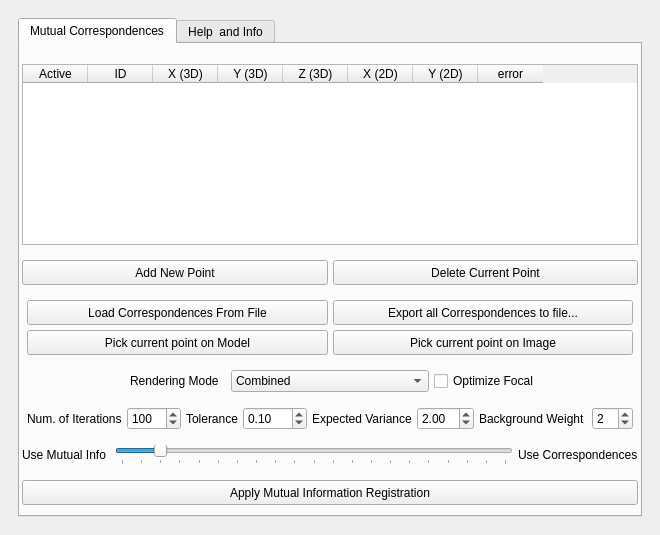
<?xml version="1.0" encoding="UTF-8"?>
<ui version="4.0">
 <class>edit_mutualcorrsDialog</class>
 <widget class="QWidget" name="edit_mutualcorrsDialog">
  <property name="geometry">
   <rect>
    <x>0</x>
    <y>0</y>
    <width>614</width>
    <height>535</height>
   </rect>
  </property>
  <property name="windowTitle">
   <string>Raster registration using mutual correspondences</string>
  </property>
  <layout class="QHBoxLayout" name="horizontalLayout_2">
   <property name="spacing">
    <number>6</number>
   </property>
   <property name="leftMargin">
    <number>9</number>
   </property>
   <property name="topMargin">
    <number>9</number>
   </property>
   <property name="rightMargin">
    <number>9</number>
   </property>
   <property name="bottomMargin">
    <number>9</number>
   </property>
   <item>
    <widget class="QFrame" name="frame">
     <layout class="QVBoxLayout" name="verticalLayout_2">
      <item>
       <widget class="QTabWidget" name="tabWidget">
        <property name="minimumSize">
         <size>
          <width>0</width>
          <height>0</height>
         </size>
        </property>
        <property name="currentIndex">
         <number>0</number>
        </property>
        <widget class="QWidget" name="mutCorr">
         <attribute name="title">
          <string>Mutual Correspondences</string>
         </attribute>
         <layout class="QVBoxLayout" name="verticalLayout">
          <property name="spacing">
           <number>5</number>
          </property>
          <property name="leftMargin">
           <number>2</number>
          </property>
          <property name="topMargin">
           <number>5</number>
          </property>
          <property name="rightMargin">
           <number>2</number>
          </property>
          <property name="bottomMargin">
           <number>5</number>
          </property>
          <item>
           <layout class="QHBoxLayout" name="horizontalLayout_3">
            <property name="topMargin">
             <number>5</number>
            </property>
            <property name="bottomMargin">
             <number>5</number>
            </property>
           </layout>
          </item>
          <item>
           <layout class="QHBoxLayout" name="horizontalLayout_4">
            <property name="topMargin">
             <number>5</number>
            </property>
            <property name="bottomMargin">
             <number>5</number>
            </property>
            <item>
             <widget class="QTableWidget" name="tableWidget">
              <property name="selectionMode">
               <enum>QAbstractItemView::SingleSelection</enum>
              </property>
              <property name="selectionBehavior">
               <enum>QAbstractItemView::SelectRows</enum>
              </property>
              <attribute name="horizontalHeaderDefaultSectionSize">
               <number>65</number>
              </attribute>
              <column>
               <property name="text">
                <string>Active</string>
               </property>
              </column>
              <column>
               <property name="text">
                <string>ID</string>
               </property>
              </column>
              <column>
               <property name="text">
                <string>X (3D)</string>
               </property>
              </column>
              <column>
               <property name="text">
                <string>Y (3D)</string>
               </property>
              </column>
              <column>
               <property name="text">
                <string>Z (3D)</string>
               </property>
              </column>
              <column>
               <property name="text">
                <string>X (2D)</string>
               </property>
              </column>
              <column>
               <property name="text">
                <string>Y (2D)</string>
               </property>
              </column>
              <column>
               <property name="text">
                <string>error</string>
               </property>
              </column>
             </widget>
            </item>
           </layout>
          </item>
          <item>
           <layout class="QHBoxLayout" name="horizontalLayout">
            <property name="topMargin">
             <number>5</number>
            </property>
            <property name="rightMargin">
             <number>0</number>
            </property>
            <property name="bottomMargin">
             <number>5</number>
            </property>
            <item>
             <widget class="QPushButton" name="addLine">
              <property name="minimumSize">
               <size>
                <width>100</width>
                <height>25</height>
               </size>
              </property>
              <property name="text">
               <string>Add New Point</string>
              </property>
             </widget>
            </item>
            <item>
             <widget class="QPushButton" name="delLine">
              <property name="minimumSize">
               <size>
                <width>100</width>
                <height>25</height>
               </size>
              </property>
              <property name="text">
               <string>Delete Current Point</string>
              </property>
             </widget>
            </item>
           </layout>
          </item>
          <item>
           <layout class="QGridLayout" name="gridLayout">
            <property name="leftMargin">
             <number>5</number>
            </property>
            <property name="topMargin">
             <number>5</number>
            </property>
            <property name="rightMargin">
             <number>5</number>
            </property>
            <property name="bottomMargin">
             <number>5</number>
            </property>
            <item row="0" column="0">
             <widget class="QPushButton" name="loadFromFile">
              <property name="minimumSize">
               <size>
                <width>100</width>
                <height>25</height>
               </size>
              </property>
              <property name="text">
               <string>Load Correspondences From File</string>
              </property>
              <property name="checkable">
               <bool>false</bool>
              </property>
              <property name="flat">
               <bool>false</bool>
              </property>
             </widget>
            </item>
            <item row="0" column="1">
             <widget class="QPushButton" name="exportToFile">
              <property name="minimumSize">
               <size>
                <width>100</width>
                <height>25</height>
               </size>
              </property>
              <property name="text">
               <string>Export all Correspondences to file...</string>
              </property>
             </widget>
            </item>
            <item row="1" column="0">
             <widget class="QPushButton" name="pickCurrent">
              <property name="minimumSize">
               <size>
                <width>100</width>
                <height>25</height>
               </size>
              </property>
              <property name="text">
               <string>Pick current point on Model</string>
              </property>
             </widget>
            </item>
            <item row="1" column="1">
             <widget class="QPushButton" name="buttonPickRef">
              <property name="minimumSize">
               <size>
                <width>100</width>
                <height>25</height>
               </size>
              </property>
              <property name="text">
               <string>Pick current point on Image</string>
              </property>
             </widget>
            </item>
           </layout>
          </item>
          <item>
           <layout class="QHBoxLayout" name="horizontalLayout_5">
            <property name="leftMargin">
             <number>5</number>
            </property>
            <property name="topMargin">
             <number>5</number>
            </property>
            <property name="rightMargin">
             <number>5</number>
            </property>
            <property name="bottomMargin">
             <number>5</number>
            </property>
            <item alignment="Qt::AlignRight">
             <widget class="QLabel" name="renderingLabel">
              <property name="text">
               <string>Rendering Mode  </string>
              </property>
             </widget>
            </item>
            <item>
             <widget class="QComboBox" name="renderingBox">
              <item>
               <property name="text">
                <string>Combined</string>
               </property>
              </item>
              <item>
               <property name="text">
                <string>Normal Map</string>
               </property>
              </item>
              <item>
               <property name="text">
                <string>Color per Vertex</string>
               </property>
              </item>
              <item>
               <property name="text">
                <string>Specular</string>
               </property>
              </item>
              <item>
               <property name="text">
                <string>Silhouette</string>
               </property>
              </item>
              <item>
               <property name="text">
                <string>Specular Combined</string>
               </property>
              </item>
             </widget>
            </item>
            <item>
             <widget class="QCheckBox" name="checkFocal">
              <property name="text">
               <string>Optimize Focal</string>
              </property>
             </widget>
            </item>
           </layout>
          </item>
          <item>
           <layout class="QHBoxLayout" name="horizontalLayout_7">
            <property name="leftMargin">
             <number>5</number>
            </property>
            <property name="topMargin">
             <number>5</number>
            </property>
            <property name="rightMargin">
             <number>5</number>
            </property>
            <property name="bottomMargin">
             <number>5</number>
            </property>
            <item>
             <widget class="QLabel" name="labelIter">
              <property name="text">
               <string>Num. of Iterations</string>
              </property>
             </widget>
            </item>
            <item>
             <widget class="QSpinBox" name="spinIter">
              <property name="minimum">
               <number>10</number>
              </property>
              <property name="maximum">
               <number>5000</number>
              </property>
              <property name="singleStep">
               <number>10</number>
              </property>
              <property name="value">
               <number>100</number>
              </property>
             </widget>
            </item>
            <item>
             <widget class="QLabel" name="labelTolerance">
              <property name="text">
               <string>Tolerance</string>
              </property>
             </widget>
            </item>
            <item>
             <widget class="QDoubleSpinBox" name="spinTolerance">
              <property name="minimum">
               <double>0.000000000000000</double>
              </property>
              <property name="maximum">
               <double>200.000000000000000</double>
              </property>
              <property name="value">
               <double>0.100000000000000</double>
              </property>
             </widget>
            </item>
            <item>
             <widget class="QLabel" name="labelVar">
              <property name="text">
               <string>Expected Variance</string>
              </property>
             </widget>
            </item>
            <item>
             <widget class="QDoubleSpinBox" name="spinVariance">
              <property name="decimals">
               <number>2</number>
              </property>
              <property name="minimum">
               <double>0.000000000000000</double>
              </property>
              <property name="maximum">
               <double>10.000000000000000</double>
              </property>
              <property name="singleStep">
               <double>0.100000000000000</double>
              </property>
              <property name="value">
               <double>2.000000000000000</double>
              </property>
             </widget>
            </item>
            <item>
             <widget class="QLabel" name="labelBackg">
              <property name="text">
               <string>Background Weight </string>
              </property>
             </widget>
            </item>
            <item>
             <widget class="QSpinBox" name="spinBackg">
              <property name="minimum">
               <number>1</number>
              </property>
              <property name="maximum">
               <number>10</number>
              </property>
              <property name="value">
               <number>2</number>
              </property>
             </widget>
            </item>
           </layout>
          </item>
          <item>
           <layout class="QGridLayout" name="gridLayout_2">
            <property name="topMargin">
             <number>5</number>
            </property>
            <property name="bottomMargin">
             <number>5</number>
            </property>
            <item row="1" column="1">
             <widget class="QLabel" name="label">
              <property name="text">
               <string>Use Mutual Info </string>
              </property>
             </widget>
            </item>
            <item row="1" column="2">
             <widget class="QSlider" name="mutcorrSlider">
              <property name="maximum">
               <number>100</number>
              </property>
              <property name="singleStep">
               <number>10</number>
              </property>
              <property name="value">
               <number>10</number>
              </property>
              <property name="orientation">
               <enum>Qt::Horizontal</enum>
              </property>
              <property name="tickPosition">
               <enum>QSlider::TicksBelow</enum>
              </property>
              <property name="tickInterval">
               <number>5</number>
              </property>
             </widget>
            </item>
            <item row="1" column="3">
             <widget class="QLabel" name="label_2">
              <property name="text">
               <string>Use Correspondences</string>
              </property>
             </widget>
            </item>
           </layout>
          </item>
          <item>
           <layout class="QVBoxLayout" name="verticalLayout_3">
            <property name="topMargin">
             <number>5</number>
            </property>
            <property name="bottomMargin">
             <number>5</number>
            </property>
            <item>
             <widget class="QPushButton" name="buttonApply">
              <property name="enabled">
               <bool>true</bool>
              </property>
              <property name="minimumSize">
               <size>
                <width>100</width>
                <height>25</height>
               </size>
              </property>
              <property name="text">
               <string>Apply Mutual Information Registration</string>
              </property>
             </widget>
            </item>
           </layout>
          </item>
         </layout>
        </widget>
        <widget class="QWidget" name="tab">
         <attribute name="title">
          <string>Help  and Info</string>
         </attribute>
         <widget class="QLabel" name="label_3">
          <property name="geometry">
           <rect>
            <x>20</x>
            <y>10</y>
            <width>541</width>
            <height>451</height>
           </rect>
          </property>
          <property name="font">
           <font>
            <pointsize>9</pointsize>
            <weight>50</weight>
            <bold>false</bold>
           </font>
          </property>
          <property name="text">
           <string>&lt;html&gt;&lt;head/&gt;&lt;body&gt;&lt;p&gt;This component gives the possibility to align a raster model on a model. &lt;br/&gt;It works as the previous mutual information filter, with the additional possibility to set and use correspondences to “drive” the alignment. The main options are:&lt;/p&gt;&lt;p&gt;&lt;span style=&quot; font-weight:600;&quot;&gt;Rendering mode&lt;/span&gt;: the rendering mode that will be used to calculate mutual information&lt;br/&gt;&lt;span style=&quot; font-weight:600;&quot;&gt;Optimize Focal&lt;/span&gt;: optimize focal length in addition to camera extrinsics&lt;br/&gt;&lt;span style=&quot; font-weight:600;&quot;&gt;Num. of iterations&lt;/span&gt;: number of iterations of the convergence method&lt;br/&gt;&lt;span style=&quot; font-weight:600;&quot;&gt;Tolerance&lt;/span&gt;: tolerance in the change of value of Mutual Information. It influences the convergence&lt;br/&gt;&lt;span style=&quot; font-weight:600;&quot;&gt;Expected variance&lt;/span&gt;: the amount of perturbation in camera parameters to reach the alignment&lt;br/&gt;&lt;span style=&quot; font-weight:600;&quot;&gt;Background weight&lt;/span&gt;: weight of the pixels of the background in the MI calculation. 2 means 50%, 3 means 33% and so on.&lt;br/&gt;&lt;span style=&quot; font-weight:600;&quot;&gt;Use MI / Use correspondences&lt;/span&gt;: weight of MI and correspondences in the alignment phase. If the slider is all on the left, pure MI is used, if it’s all on the right, only the correspondences are used. If no correspondences are available, pure MI is used. The default value of the slider is usually a good compromise between the two contributions.&lt;/p&gt;&lt;p&gt;To set up a correspondence, click on “&lt;span style=&quot; font-weight:600;&quot;&gt;Add new point&lt;/span&gt;”. The click on the point line in the table to select it. Then click on “&lt;span style=&quot; font-weight:600;&quot;&gt;Pick current point on model&lt;/span&gt;” and double click on the 3D model to set the 3D point, then click on “&lt;span style=&quot; font-weight:600;&quot;&gt;Pick current point on image&lt;/span&gt;” and double click on the image to set the 2D correspondence.&lt;br/&gt;The point can be removed or made “&lt;span style=&quot; font-weight:600;&quot;&gt;inactive&lt;/span&gt;” (double click on “&lt;span style=&quot; font-weight:600;&quot;&gt;active&lt;/span&gt;” in the Table). In that case, the point won’t be used when alignment is preformed. The last column gives the current alignment error of the pixel (it’s calculated at the end of any alignment iteration).&lt;/p&gt;&lt;p&gt;Please refer to these papers if you use this component:&lt;/p&gt;&lt;p&gt;M. Sottile, M. Dellepiane, P. Cignoni, R. Scopigno, &lt;span style=&quot; font-style:italic;&quot;&gt;Mutual Correspondences: an hybrid method for image-to-geometry registration&lt;/span&gt;, Eurographics Italian Chapter Conference 2010, page 81-88 - Nov 2010&lt;/p&gt;&lt;p&gt;M. Corsini, M. Dellepiane, F. Ponchio, R. Scopigno, &lt;span style=&quot; font-style:italic;&quot;&gt;Image-to-Geometry Registration: a Mutual Information Method exploiting Illumination-related Geometric Properties&lt;/span&gt;, Computer Graphics Forum, Volume 28, Number 7, page 1755-1764 - 2009&lt;/p&gt;&lt;p&gt;&lt;br/&gt;&lt;/p&gt;&lt;/body&gt;&lt;/html&gt;</string>
          </property>
          <property name="wordWrap">
           <bool>true</bool>
          </property>
         </widget>
        </widget>
       </widget>
      </item>
     </layout>
    </widget>
   </item>
  </layout>
 </widget>
 <resources/>
 <connections/>
</ui>
